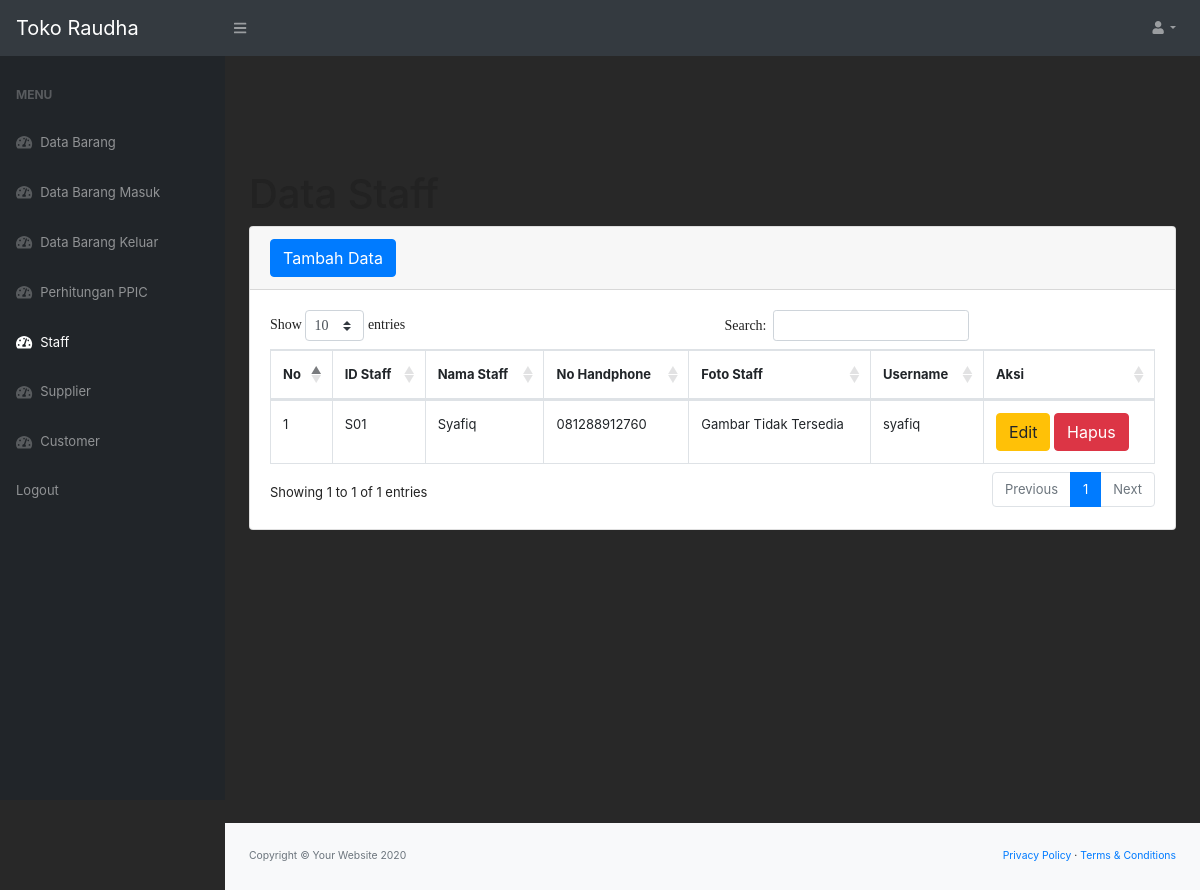
Page /staff.php (signed in) on the committed database.
### tables this page shows
CREATE TABLE `staff` (
  `id_staff` varchar(100) NOT NULL,
  `nama_staff` varchar(100) NOT NULL,
  `no_hp` varchar(100) NOT NULL,
  `foto_staff` varchar(100) DEFAULT NULL,
  `username` varchar(100) NOT NULL,
  `password` varchar(100) NOT NULL
);

### staff.php (the view, shortened to what this page needs)
<?php
require 'function.php';
?>
<!DOCTYPE html>
<html lang="en">
    <head>
        <link href="css/styles.css" rel="stylesheet" />
        <link href="https://cdn.datatables.net/1.10.20/css/dataTables.bootstrap4.min.css" rel="stylesheet" />
    </head>
    <body class="sb-nav-fixed">
        <nav class="sb-topnav navbar navbar-expand navbar-dark bg-dark">
            <a class="navbar-brand" href="index.php">Toko Raudha</a>
            <button class="btn btn-link btn-sm order-1 order-lg-0" id="sidebarToggle" href="#"><i class="fas fa-bars"></i></button>
            <ul class="navbar-nav ml-auto ml-md-0">
                <li class="nav-item dropdown">
                    <a class="nav-link dropdown-toggle" id="userDropdown" href="#" role="button" data-toggle="dropdown" aria-haspopup="true" aria-expanded="false"><i class="fas fa-user fa-fw"></i></a>
                </li>
            </ul>
        </nav>
        <div id="layoutSidenav">
            <div id="layoutSidenav_nav">
                <nav class="sb-sidenav accordion sb-sidenav-dark" id="sidenavAccordion">
                    <div class="sb-sidenav-menu">
                        <div class="nav">
                            <div class="sb-sidenav-menu-heading">Menu</div>
                            <a class="nav-link" href="index.php">
                                <div class="sb-nav-link-icon"><i class="fas fa-tachometer-alt"></i></div>
                                Data Barang
                            </a>
                            <a class="nav-link" href="barangmasuk.php">
                                <div class="sb-nav-link-icon"><i class="fas fa-tachometer-alt"></i></div>
                                Data Barang Masuk
                            </a>
                            <a class="nav-link" href="barangkeluar.php">
                                <div class="sb-nav-link-icon"><i class="fas fa-tachometer-alt"></i></div>
                                Data Barang Keluar
                            </a>
                            <a class="nav-link" href="perhitunganPPIC.php">
                                <div class="sb-nav-link-icon"><i class="fas fa-tachometer-alt"></i></div>
                                Perhitungan PPIC
                            </a>
                            <a class="nav-link" href="staff.php">
                                <div class="sb-nav-link-icon"><i class="fas fa-tachometer-alt"></i></div>
                                Staff
                            </a>
                            <a class="nav-link" href="supplier.php">
                                <div class="sb-nav-link-icon"><i class="fas fa-tachometer-alt"></i></div>
                                Supplier
                            </a>
                            <a class="nav-link" href="customer.php">
                                <div class="sb-nav-link-icon"><i class="fas fa-tachometer-alt"></i></div>
                                Customer
                            </a>
                            <a class="nav-link" href="logout.php">
                                Logout
                            </a>
                        </div>
                    </div>
                </nav>
            </div>
            <div id="layoutSidenav_content">
                <main>
                    <div class="container-fluid">
                        <h1 class="mt-4">Data Staff</h1>
                        <div class="card mb-4">
                            <div class="card-header">
                                <button type="button" class="btn btn-primary" data-toggle="modal" data-target="#myModal">
                                    Tambah Data
                                  </button>
                            </div>
                            <div class="card-body">
                                <div class="table-responsive">
                                    <table class="table table-bordered" id="dataTable" width="100%" cellspacing="0">
                                        <thead>
                                            <tr>
                                                <th>No</th>
                                                <th>ID Staff</th>
                                                <th>Nama Staff</th>
                                                <th>No Handphone</th>
                                                <th>Foto Staff</th>
                                                <th>Username</th>
                                                <th>Aksi</th>
                                            </tr>
                                        </thead>
                                        <tbody>
                                            <?php
                                            $dataStaff = mysqli_query($conn, "select * from staff where username <> 'supplier'");
                                            $i = 1;
                                            while($data = mysqli_fetch_array($dataStaff)){
                                                $id_staff = $data['id_staff'];
                                                $nama_staff = $data['nama_staff'];
                                                $nohandphone = $data['no_hp'];
                                                $foto_staff = $data['foto_staff'];
                                                if($foto_staff == null){
                                                    $foto = 'Gambar Tidak Tersedia';
                                                }else{
                                                    $foto = '<img src="foto_staff/'.$foto_staff.'"class = "foto">';
                                                }
                                                $username = $data['username'];
                                            ?>
                                            <tr>
                                                <td><?= $i++; ?></td>
                                                <td><?= $id_staff; ?></td>
                                                <td><?= $nama_staff; ?></td>
                                                <td><?= $nohandphone; ?></td>
                                                <td><?= $foto; ?></td>
                                                <td><?= $username; ?></td>
                                                <td>
                                                    <button type="button" class="btn btn-warning" data-toggle="modal" data-target="#edit<?= $id_staff; ?>">Edit</button>
                                                    <button type="button" class="btn btn-danger" data-toggle="modal" data-target="#delete<?= $id_staff; ?>">Hapus</button>
                                                </td>
                                            </tr>
                                            <?php
                                             };
                                            ?>
                                        </tbody>
                                    </table>
                                </div>
                            </div>
                        </div>
                    </div>
                </main>
                <footer class="py-4 bg-light mt-auto">
                    <div class="container-fluid">
                        <div class="d-flex align-items-center justify-content-between small">
                            <div class="text-muted">Copyright &copy; Your Website 2020</div>
                            <div>
                                <a href="#">Privacy Policy</a>
                                &middot;
                                <a href="#">Terms &amp; Conditions</a>
                            </div>
                        </div>
                    </div>
                </footer>
            </div>
        </div>
    </body>
</html>

### rows in the picture
staff: id_staff "S01", nama_staff "Syafiq", no_hp "081288912760", foto "Gambar Tidak Tersedia", username "syafiq"
